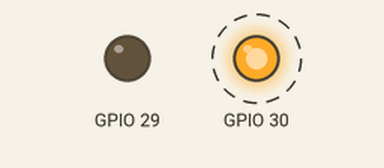
A program run on a simulated Raspberry Pi (BCM pin numbers). On the bench: output pins drawn as LEDs (lit = HIGH). Dashed ring = blinking. Random numbers come from a fixed seed; what the program prints to the terminal is not drawn. At 2.0 s the program stops and its outputs stay as they are.

Above: at 0.05 s.
Timing chart, 0 to 3.0 s (numbered marks = the images above):
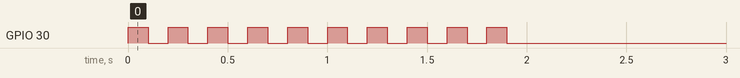

Measured:
- by itself, GPIO 30: alternates HIGH for 0.10 s and LOW for 0.10 s, 20 changes in all, then stays LOW

The program:

led.py
```python
#!/usr/bin/env python
# -*- coding: utf-8 -*-

from sys import argv
import time
import RPi.GPIO as GPIO
import random

try:
  repeat_time = int(argv[2])
except:
  repeat_time = 10

sleeptime = 1.0/repeat_time
# use port 29-31
random.seed()
ports = [28,29,30]
in_port = ports.pop(random.randint(0,2))
out_port = ports.pop(random.randint(0,1))
port = ports[0]
print in_port, out_port, port

print \
  '{} times by {} seconds.'\
    .format(repeat_time, sleeptime)
GPIO.setmode(GPIO.BCM)

GPIO.setup(in_port, GPIO.IN)
GPIO.setup(out_port, GPIO.OUT)
GPIO.setup(port, GPIO.OUT)


for i in range(repeat_time):
  GPIO.output(port,GPIO.HIGH)
  time.sleep(sleeptime)
  GPIO.output(port,GPIO.LOW)
  time.sleep(sleeptime)
GPIO.cleanup()
```
